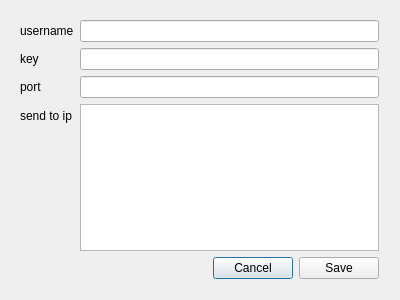
<?xml version="1.0" encoding="UTF-8"?>
<ui version="4.0">
 <class>SettingsDialog</class>
 <widget class="QDialog" name="SettingsDialog">
  <property name="geometry">
   <rect>
    <x>0</x>
    <y>0</y>
    <width>400</width>
    <height>300</height>
   </rect>
  </property>
  <property name="windowTitle">
   <string>SettingsDialog</string>
  </property>
  <widget class="QWidget" name="verticalLayoutWidget">
   <property name="geometry">
    <rect>
     <x>9</x>
     <y>9</y>
     <width>381</width>
     <height>281</height>
    </rect>
   </property>
   <layout class="QVBoxLayout" name="verticalLayout">
    <item>
     <layout class="QFormLayout" name="formLayout">
      <item row="0" column="0">
       <widget class="QLabel" name="label">
        <property name="text">
         <string>username</string>
        </property>
       </widget>
      </item>
      <item row="0" column="1">
       <widget class="QLineEdit" name="usernameEdit"/>
      </item>
      <item row="1" column="0">
       <widget class="QLabel" name="label_2">
        <property name="text">
         <string>key</string>
        </property>
       </widget>
      </item>
      <item row="3" column="0">
       <widget class="QLabel" name="label_3">
        <property name="text">
         <string>send to ip</string>
        </property>
       </widget>
      </item>
      <item row="1" column="1">
       <widget class="QLineEdit" name="keyEdit"/>
      </item>
      <item row="3" column="1">
       <widget class="QPlainTextEdit" name="ipEdit"/>
      </item>
      <item row="2" column="0">
       <widget class="QLabel" name="label_4">
        <property name="text">
         <string>port</string>
        </property>
       </widget>
      </item>
      <item row="2" column="1">
       <widget class="QLineEdit" name="portEdit"/>
      </item>
     </layout>
    </item>
    <item>
     <layout class="QHBoxLayout" name="horizontalLayout">
      <item>
       <spacer name="horizontalSpacer">
        <property name="orientation">
         <enum>Qt::Horizontal</enum>
        </property>
        <property name="sizeHint" stdset="0">
         <size>
          <width>40</width>
          <height>20</height>
         </size>
        </property>
       </spacer>
      </item>
      <item>
       <widget class="QPushButton" name="cancelButton">
        <property name="text">
         <string>Cancel</string>
        </property>
       </widget>
      </item>
      <item>
       <widget class="QPushButton" name="saveButton">
        <property name="text">
         <string>Save</string>
        </property>
       </widget>
      </item>
     </layout>
    </item>
   </layout>
  </widget>
 </widget>
 <layoutdefault spacing="6" margin="11"/>
 <resources/>
 <connections/>
</ui>
